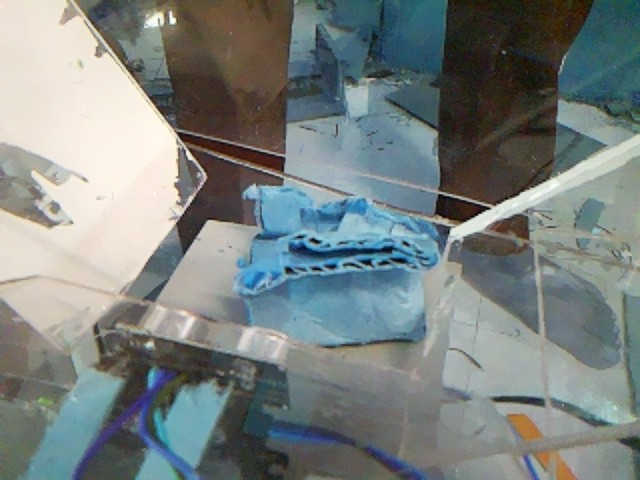
#> input picture training/dataset/real_world/BIODEGRADABLE/BIODEGRADABLE_20260903_074155_673_8d60b252.jpg, 640 x 480 px; its folder holds only this picture in this run
$ python train_neural.py
#> lines starting #> are read from the running program, lines starting #| are printed output that depends on the picture
"""Fine-tune MobileNetV2 on Real-World + Augmented Waste Dataset and Export to TFLite."""

import json
import os
import random
import sys
from datetime import datetime, timezone
from pathlib import Path

os.environ["TF_CPP_MIN_LOG_LEVEL"] = "2"
os.environ["TF_ENABLE_ONEDNN_OPTS"] = "0"

import numpy as np
import tensorflow as tf
from PIL import Image, ImageEnhance, ImageOps

CLASSES = ["BIODEGRADABLE", "PLASTIC", "METAL", "OTHER"]
IMG_SIZE = (160, 160)
BATCH_SIZE = 16
EPOCHS_WARMUP = 12
EPOCHS_FINETUNE = 15

DATASET_ROOT = Path(r"C:\Users\ariya\Desktop\Novi\training\dataset\real_world")
OUTPUT_DIR = Path(r"C:\Users\ariya\Desktop\Novi\training\models")
OUTPUT_DIR.mkdir(parents=True, exist_ok=True)


def generate_augmented_dataset(src_dir: Path, out_dir: Path, target_per_class: int = 250):
    """Generate heavily augmented training samples from real-world camera photos."""
#> called with target_per_class = 300
    out_dir.mkdir(parents=True, exist_ok=True)
    for cat in CLASSES:
        (out_dir / cat).mkdir(parents=True, exist_ok=True)

    print(f"Augmenting images from {src_dir} to {out_dir} (target ~{target_per_class} per class)...")

    for cat in CLASSES:
        cat_src = src_dir / cat
        cat_out = out_dir / cat
        images = list(cat_src.glob("*.jpg")) + list(cat_src.glob("*.png"))

        # If class has few or no images (e.g. OTHER), generate variations from empty crops and mixed textures
        if not images and cat == "OTHER":
            # Generate empty background / miscellaneous synthetic tiles
            for i in range(target_per_class):
                # Random solid/gradient texture representing empty tray & miscellaneous
                gray_val = random.randint(30, 120)
                noise = np.random.randint(-15, 15, (160, 160, 3), dtype=np.int16)
                base = np.full((160, 160, 3), gray_val, dtype=np.int16) + noise
                base = np.clip(base, 0, 255).astype(np.uint8)
                img = Image.fromarray(base)
                img.save(str(cat_out / f"synth_other_{i:04d}.jpg"))
            print(f" - {cat}: generated {target_per_class} synthetic ambient/other samples.")
            continue

        print(f" - {cat}: {len(images)} source images -> generating {target_per_class} augmented samples...")

        count = 0
        while count < target_per_class:
            for src_path in images:
                if count >= target_per_class:
                    break
                try:
                    with Image.open(src_path) as img:
#> img is the input picture: PIL image 640x480 RGB; mean R, G, B 121.7, 129.9, 128.5
                        img = img.convert("RGB")

                        # Apply random augmentations
                        if random.random() > 0.5:
                            img = img.transpose(Image.FLIP_LEFT_RIGHT)
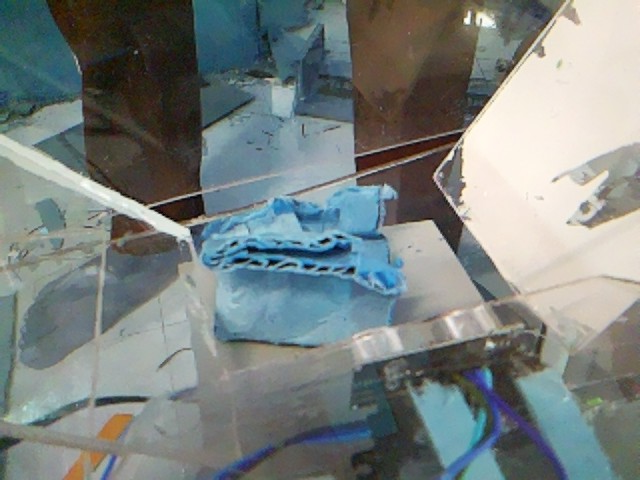
#> img: PIL image 640x480 RGB; mean R, G, B 121.7, 129.9, 128.5
                        if random.random() > 0.5:
                            img = img.transpose(Image.FLIP_TOP_BOTTOM)
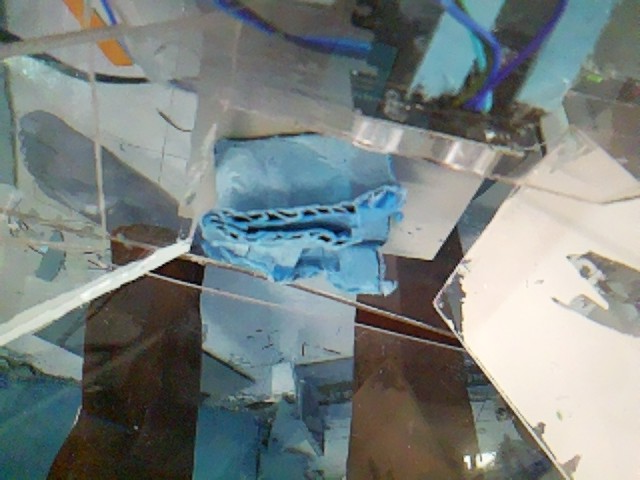
#> img: PIL image 640x480 RGB; mean R, G, B 121.7, 129.9, 128.5

                        # Random rotation (-180 to 180)
                        angle = random.uniform(-180, 180)
                        img = img.rotate(angle, resample=Image.BILINEAR, expand=False)
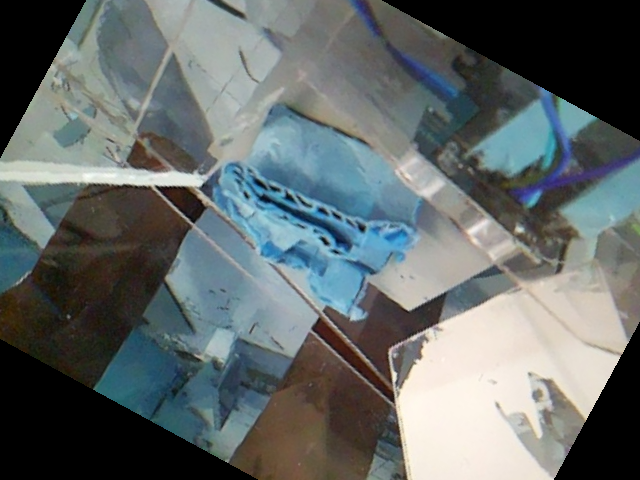
#> img: PIL image 640x480 RGB; mean R, G, B 98.7, 105.9, 105.8

                        # Random crop / zoom
                        w, h = img.size
#> w = 640; h = 480
                        zoom = random.uniform(0.75, 1.0)
                        crop_w, crop_h = int(w * zoom), int(h * zoom)
#> crop_w = 521; crop_h = 391
                        left = random.randint(0, max(0, w - crop_w))
#> left = 65
                        top = random.randint(0, max(0, h - crop_h))
#> top = 62
                        img = img.crop((left, top, left + crop_w, top + crop_h))
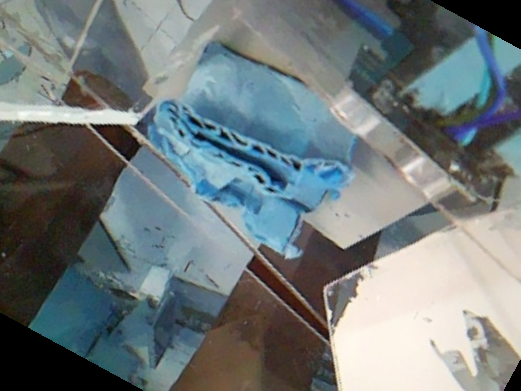
#> img: PIL image 521x391 RGB; mean R, G, B 112, 121.3, 122.5

                        # Random brightness & contrast
                        enhancer = ImageEnhance.Brightness(img)
                        img = enhancer.enhance(random.uniform(0.7, 1.3))
                        enhancer = ImageEnhance.Contrast(img)
                        img = enhancer.enhance(random.uniform(0.8, 1.3))

                        img = img.resize(IMG_SIZE, Image.BILINEAR)
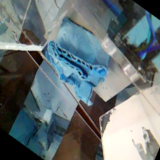
#> img: PIL image 160x160 RGB; mean R, G, B 104.2, 114.9, 116.3
                        img.save(str(cat_out / f"aug_{cat}_{count:04d}.jpg"), quality=85)
                        count += 1
                except Exception as e:
                    print(f"Error augmenting {src_path}: {e}")


# [61 lines left out: functions load_dataset, build_model, not called in this run]


def train_and_export():
    augmented_dir = Path(r"C:\Users\ariya\AppData\Local\Temp\novi_augmented_train")
    if augmented_dir.exists():
        shutil.rmtree(augmented_dir, ignore_errors=True)
    generate_augmented_dataset(DATASET_ROOT, augmented_dir, target_per_class=300)

    ds_train, ds_val = load_dataset(augmented_dir)

    print("\n" + "=" * 60)
    print("🚀 PHASE 1: Training Classification Head (Backbone Frozen)...")
    print("=" * 60)

    model, base_model = build_model(num_classes=len(CLASSES))
    model.compile(
        optimizer=tf.keras.optimizers.Adam(learning_rate=0.001),
        loss="categorical_crossentropy",
        metrics=["accuracy"],
    )

    history1 = model.fit(
        ds_train,
        validation_data=ds_val,
        epochs=EPOCHS_WARMUP,
    )

    print("\n" + "=" * 60)
    print("🚀 PHASE 2: Fine-Tuning Top Layers of MobileNetV2...")
    print("=" * 60)

    base_model.trainable = True
    # Freeze bottom 100 layers, fine-tune top 54 layers
    for layer in base_model.layers[:100]:
        layer.trainable = False

    model.compile(
        optimizer=tf.keras.optimizers.Adam(learning_rate=0.0001),
        loss="categorical_crossentropy",
        metrics=["accuracy"],
    )

    history2 = model.fit(
        ds_train,
        validation_data=ds_val,
        epochs=EPOCHS_FINETUNE,
    )

    # Evaluate final model
    val_loss, val_acc = model.evaluate(ds_val)
    print(f"\n✅ Final Validation Accuracy: {val_acc * 100:.2f}% (Loss: {val_loss:.4f})")

    # ── Export to Quantized TFLite ──
    print("\n📦 Converting to Optimized TensorFlow Lite model...")
    converter = tf.lite.TFLiteConverter.from_keras_model(model)
    converter.optimizations = [tf.lite.Optimize.DEFAULT]

    tflite_model = converter.convert()

    tflite_path = OUTPUT_DIR / "waste-mobilenet-taco-kaggle-v1.tflite"
    json_path = OUTPUT_DIR / "waste-mobilenet-taco-kaggle-v1.json"

    tflite_path.write_bytes(tflite_model)
    print(f"✅ Exported TFLite Model: {tflite_path} ({len(tflite_model) / 1024 / 1024:.2f} MB)")

    metadata = {
        "architecture": "MobileNetV2 Real-World Fine-Tuned",
        "classes": CLASSES,
        "created_at": datetime.now(timezone.utc).isoformat(),
        "format": "tflite_classifier_v1",
        "input": {"channels": 3, "height": 160, "width": 160},
        "metrics": {
            "validation_accuracy": float(val_acc),
            "validation_loss": float(val_loss),
            "classes": CLASSES,
        },
        "model_version": "waste-mobilenet-v2-realworld",
        "quantization": "dynamic range quantized int8 weights",
    }
    json_path.write_text(json.dumps(metadata, indent=2))
    print(f"✅ Exported Metadata: {json_path}")

    # Cleanup temp
    shutil.rmtree(augmented_dir, ignore_errors=True)
    print("\n🎉 Training & Export Complete!")


if __name__ == "__main__":
    train_and_export()
